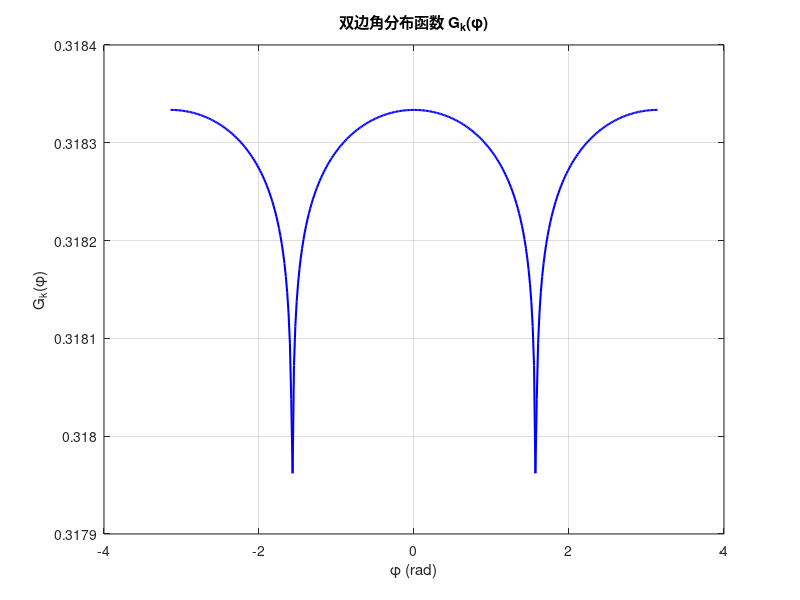

This figure's MATLAB source:
clc;
clear;

% 定义参数
phi_w_vals = deg2rad([0, 90, 180, 270]); % φw = 0°, 90°, 180°, 270° (弧度制)
phi = linspace(-1*pi, 1*pi, 360); % φ 从 0 到 2π
%phi = linspace(0, 2*pi, 360);
g = 9.814;
kp = 370; % 峰值波数
k = 3 * kp; % 波数，可以自行设定
U19_5 = 10; % 风速（可以调整）
c_km = 0.23; % 波速 c(km)（可以调整）

% 计算 pm
pm = 11.5 * (U19_5 / c_km)^(-2.5);
disp(pm)
% 计算 p(k)
p = zeros(size(k));
if k < kp
    p = 0.46 * (k / kp)^2.5 * pm;
else
    p = 0.46 * (k / kp)^(-1.25) * pm;
end

    phi_w = phi_w_vals(1);
    % 计算 G(k, φ) 对应的分布函数
    G_k_phi =@(k, phi)(1 / sqrt(pi)) * (gamma(1 + 0.5 * p) / gamma(0.5 + 0.5 * p)) ...
              .* abs(cos(phi - phi_w)).^(2 * p);

% 计算 G_k_phi 在 phi 上的积分
G_values = G_k_phi(k, phi);  % 计算函数值
integral_value = trapz(phi, G_values);  % 使用梯形积分计算

% 输出结果
fprintf('归一化验证结果：\n');
fprintf('积分值 = %.6f\n', integral_value);

% 可视化角分布函数
figure;
plot(phi, G_values, 'b-', 'LineWidth', 1.5);
xlabel('\phi (rad)');
ylabel('G_k(\phi)');
title('双边角分布函数 G_k(\phi)');
grid on;
